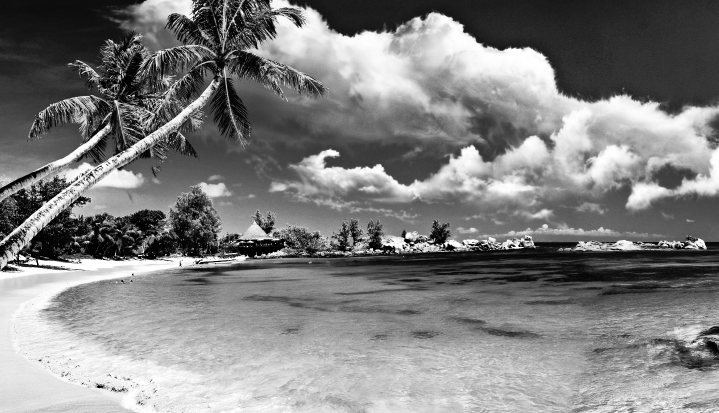
#> input picture DAY 9/equalized_image.png, 1437 x 826 px (shown at 1/2 size)
$ python -i exercise_5_complete_app.py   (imports and definitions only)
#> lines starting #> are read from the running program, lines starting #| are printed output that depends on the picture; after the words box and inside, x2 and y2 are one past the last pixel; in counts of white or black regions, pixels touching at a corner belong together
# exercise_5_complete_app.py
import cv2
import numpy as np
import os
from datetime import datetime

class CompleteImageAnalysisApp:
    """Complete application with GUI-like interface"""

    def __init__(self, image_path):
#> called with image_path = '../DAY 9/equalized_image.png'
        self.image = cv2.imread(image_path)
#> self.image is the input picture: shape (826, 1437, 3); min 0, max 255, mean 128.2
        if self.image is None:
            raise ValueError(f"Could not load image from: {image_path}")

        self.gray = cv2.cvtColor(self.image, cv2.COLOR_BGR2GRAY)
        self.original = self.image.copy()
        self.steps = []
        self.current_step = 0

    def add_step(self, name, image):
        """Add a step to the pipeline"""
        self.steps.append((name, image))
        return self

    def process(self):
        """Run the complete processing pipeline"""
        print("Processing Image...")

        # Step 1: Original
        self.add_step("Original", self.image.copy())

        # Step 2: Grayscale
        self.add_step("Grayscale", cv2.cvtColor(self.gray, cv2.COLOR_GRAY2BGR))

        # Step 3: Blur
        blurred = cv2.GaussianBlur(self.gray, (5, 5), 0)
        self.add_step("Blurred", cv2.cvtColor(blurred, cv2.COLOR_GRAY2BGR))

        # Step 4: Histogram Equalization
        equalized = cv2.equalizeHist(blurred)
        self.add_step("Equalized", cv2.cvtColor(equalized, cv2.COLOR_GRAY2BGR))

        # Step 5: Threshold
        _, binary = cv2.threshold(equalized, 0, 255, cv2.THRESH_BINARY + cv2.THRESH_OTSU)
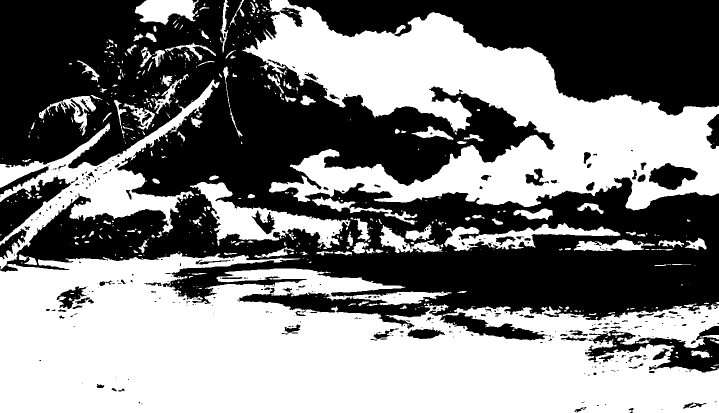
#> binary: shape (826, 1437) (shown at 1/2 size); 50% white; 405 black regions (294 under 20 px), largest, box (x1, y1, x2, y2) and area: (0, 0, 1437, 681) 455912, (575, 0, 1437, 231) 100923, (1170, 652, 1437, 745) 9133
        self.add_step("Binary", cv2.cvtColor(binary, cv2.COLOR_GRAY2BGR))

        # Step 6: Edges
        edges = cv2.Canny(equalized, 50, 150)
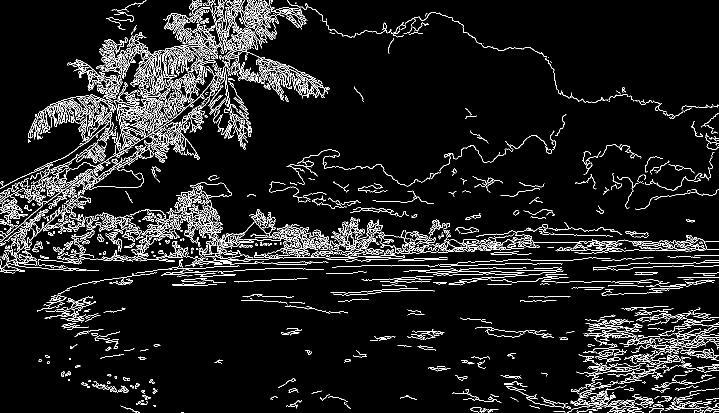
#> edges: shape (826, 1437) (shown at 1/2 size); 7.4% white in thin lines or dots
        self.add_step("Edges", cv2.cvtColor(edges, cv2.COLOR_GRAY2BGR))

        # Step 7: Contours
        # Cross-version safe contour extraction
        contours_info = cv2.findContours(binary, cv2.RETR_EXTERNAL, cv2.CHAIN_APPROX_SIMPLE)
#> contours_info = 529 contours, 410 with area under 20; largest, box (x1, y1, x2, y2) and area: (0, 505, 1437, 826) 331249, (484, 0, 1437, 421) 180889, (0, 159, 439, 539) 31680, (380, 364, 701, 498) 14163, (888, 446, 1241, 502) 6885
        contours = contours_info[0] if len(contours_info) == 2 else contours_info[1]
#> contours has the same summary as contours_info

        contour_vis = self.image.copy()
        cv2.drawContours(contour_vis, contours, -1, (0, 255, 0), 2)
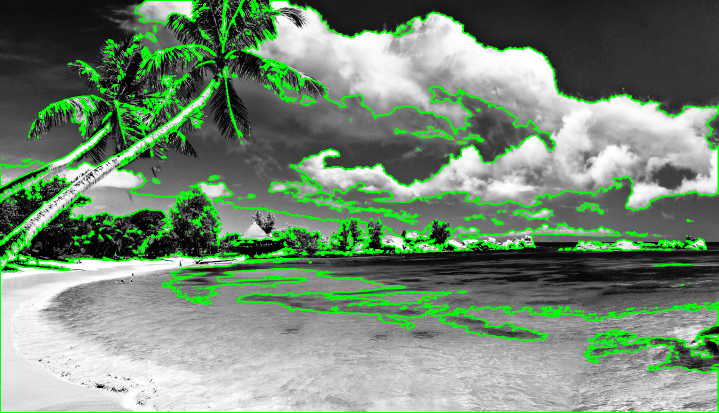
#> contour_vis: shape (826, 1437, 3) (shown at 1/2 size); 9.06% of pixels changed, all inside (x1, y1, x2, y2) = (0, 0, 1437, 826)
        self.add_step("Contours", contour_vis)

        # Step 8: Analysis
        analysis_vis = self.image.copy()
        for i, contour in enumerate(contours):
            if cv2.contourArea(contour) < 50:
                continue
            x, y, w, h = cv2.boundingRect(contour)
            cv2.rectangle(analysis_vis, (x, y), (x+w, y+h), (255, 0, 0), 2)
            cv2.putText(analysis_vis, f"#{i+1}", (x+5, y+20),
                        cv2.FONT_HERSHEY_SIMPLEX, 0.5, (0, 255, 255), 2)
#> this loop made 529 passes
#> contour on passes 3, 5, 9: [[1422, 712], [1422, 713], [1424, 713], [1423, 712]], [[1184, 706], [1185, 706]], [[1411, 700], [1413, 700]]
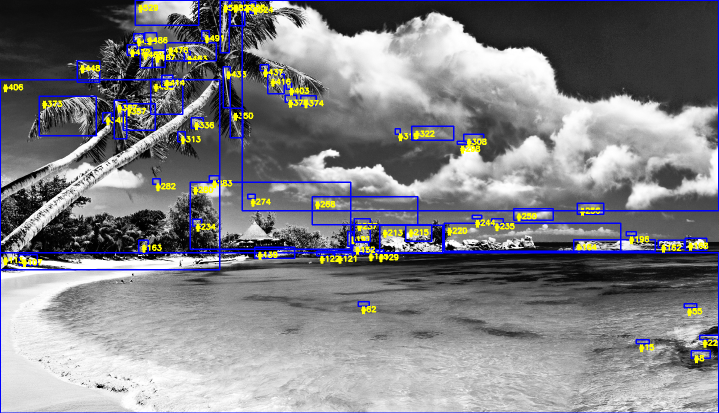
#> analysis_vis: shape (826, 1437, 3) (shown at 1/2 size); 5.39% of pixels changed, all inside (x1, y1, x2, y2) = (0, 0, 1437, 826)
        self.add_step("Analysis", analysis_vis)

        return self

    # [55 lines left out: functions show_grid, generate_summary, not called in this run]

# [23 lines not run here, left out]

>>> result = CompleteImageAnalysisApp('../DAY 9/equalized_image.png').process()
